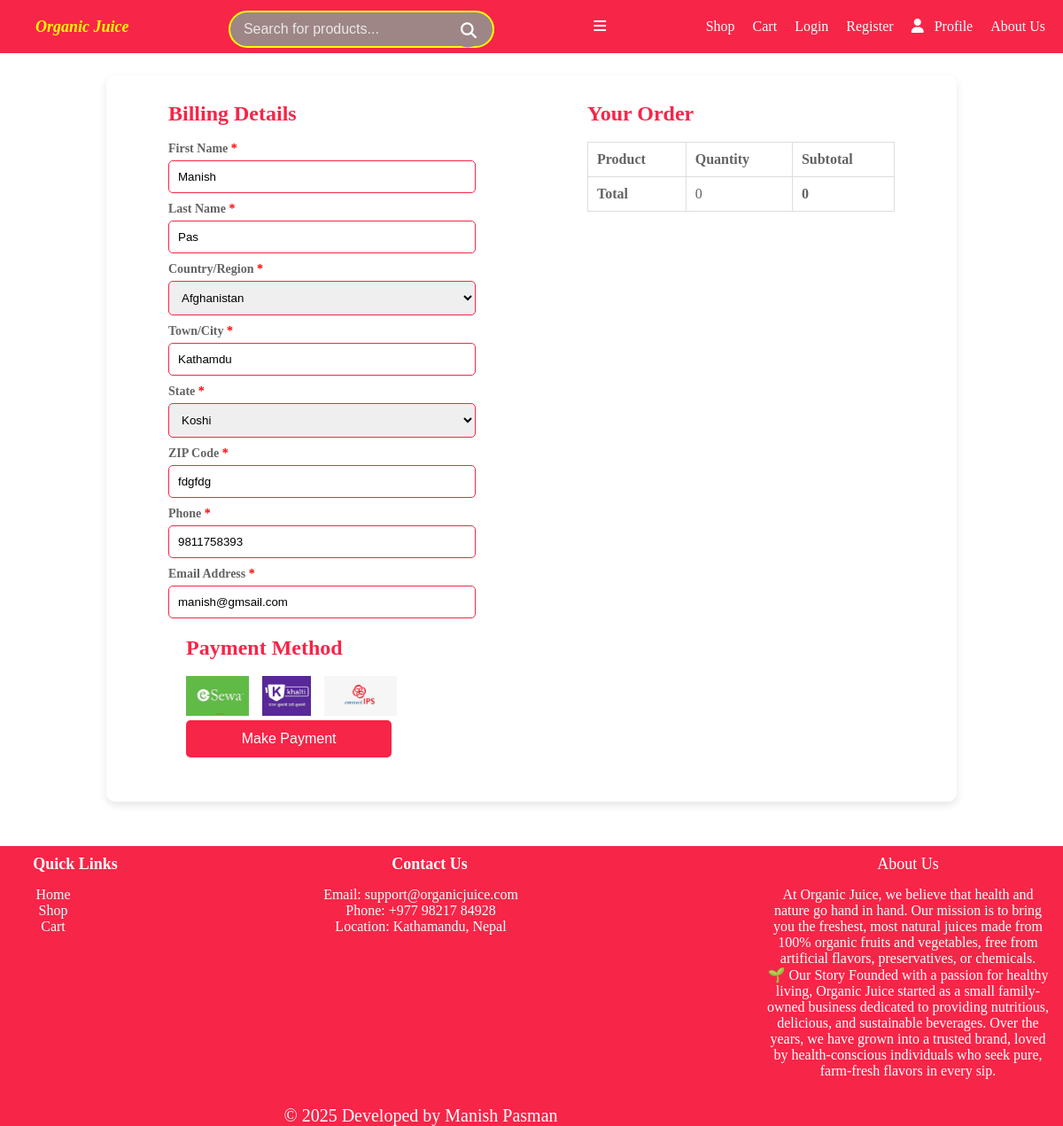
Page /checkout/ (signed in) on the earlier database version.
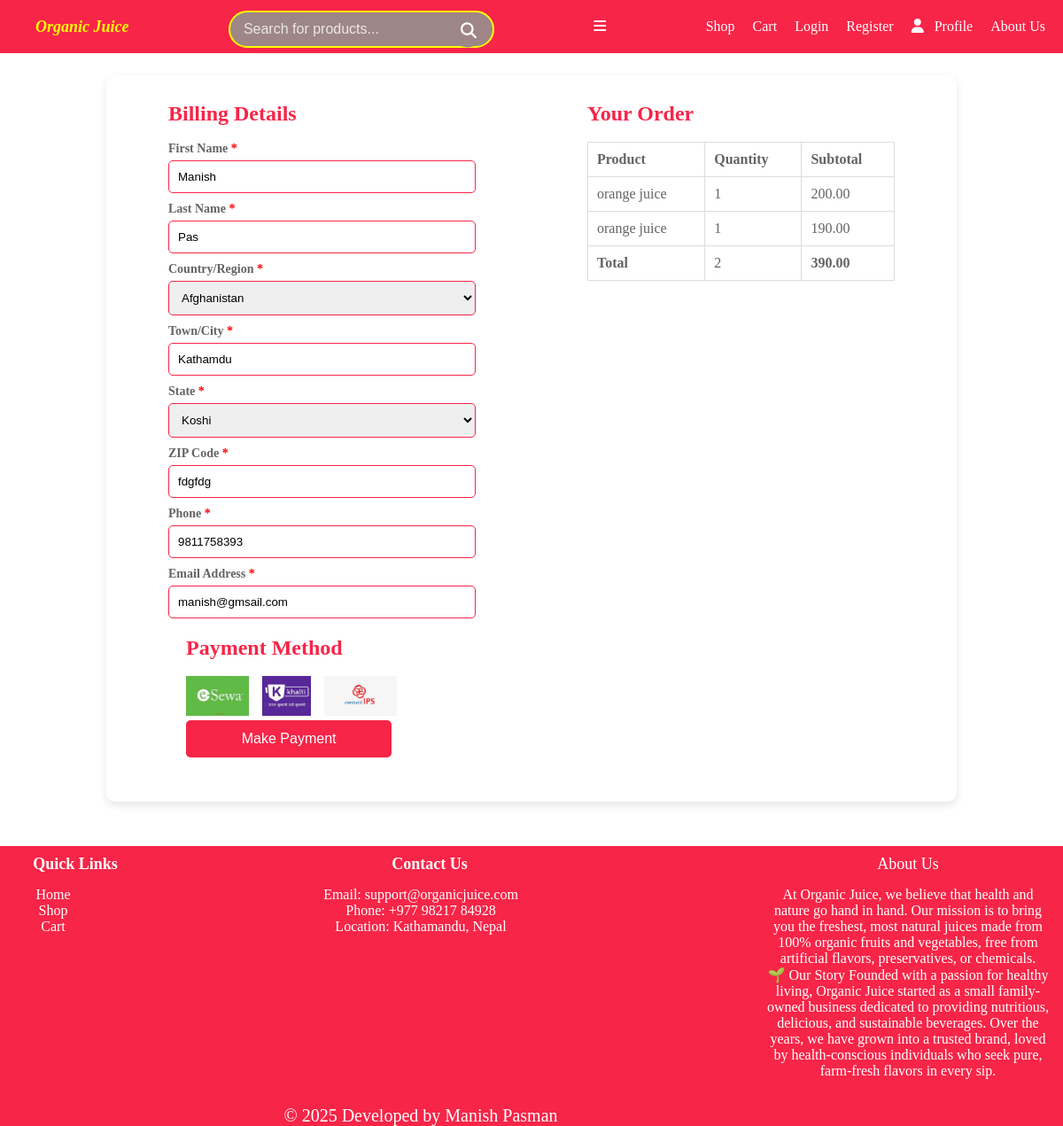
Same page on the later database version.
### ecomapp/models.py (models this page shows, shortened)
class CartItems(models.Model):
    cart = models.ForeignKey(Cart, on_delete=models.CASCADE, related_name="items")
    product = models.ForeignKey(Product, on_delete=models.CASCADE)
    quantity = models.PositiveIntegerField(default=1)
    def totalPrice(self):
        return self.quantity*self.product.product_price

class Product(models.Model):
    product_name = models.CharField(max_length=255)
    product_price = models.DecimalField(max_digits=5, decimal_places=2)
    available_quantity = models.IntegerField(verbose_name="Available Quantity")
    product_desc = models.CharField(max_length=255)
    product_image = models.ImageField(upload_to="product_img", default="product_img/backimg.jpg")

### ecomapp/views.py (the view)
# urls.py: path('checkout/', views.checkout, name='checkout'),
def checkout(request):
    user = request.user
    cart = Cart.objects.filter(user=user).first()
    cartItems = cart.items.all() if cart else []
    total = sum(item.totalPrice() for item in cartItems)
    totalQuant = sum(item.quantity for item in cartItems)
    if request.method == 'POST':
        form = OrderForm(request.POST)
        if form.is_valid():
            order, created = Order.objects.get_or_create(
                user=user,
                is_paid=False,
                defaults={
                    'cart': cart,
                    'totalPrice': total,
                }
            )
            if not created:
                order.cart = cart
                order.totalPrice = total
            order.firstName = form.cleaned_data['firstName']
            order.lastName = form.cleaned_data['lastName']
            order.country = form.cleaned_data['country']
            order.city = form.cleaned_data['city']
            order.state = form.cleaned_data['state']
            order.zipCode = form.cleaned_data['zipCode']
            order.phone = form.cleaned_data['phone']
            order.email = form.cleaned_data['email']
            order.save()
            if created or not OrderItems.objects.filter(order=order).exists():
                for item in cartItems:
                    OrderItems.objects.create(
                        order=order,
                        product=item.product,
                        quantity=item.quantity,
                        price=item.product.product_price,
                    )
                    item.product.available_quantity -= item.quantity
                    item.product.save()
                    item.delete()
            return redirect('payment')
    else:
        last_order = Order.objects.filter(user=user).order_by('-id').first()
        if last_order:
            form = OrderForm(initial={
                'firstName': last_order.firstName,
                'lastName': last_order.lastName,
                'country': last_order.country,
                'city': last_order.city,
                'state': last_order.state,
                'zipCode': last_order.zipCode,
                'phone': last_order.phone,
                'email': last_order.email,
            })
        else:
            form = OrderForm()
    return render(request, 'checkout.html', {
        'form': form,
        'cart': cartItems,
        'total': total,
        'totalQuan': totalQuant
    })

### ecomapp/forms.py
class OrderForm(forms.ModelForm):
    state = forms.ChoiceField(choices=NEPAL_PROVINCES, required=True)
    class Meta:
        model = Order
        fields = [
            'firstName','lastName','country','city','state','zipCode',
            'phone','email'
        ]

### ecomapp/templates/checkout.html (shortened to what this page needs)
{% load static %}
<!DOCTYPE html>
<html lang="en">
<head>
    <link rel="stylesheet" href="{% static "css/checkout.css" %}">
</head>
<body>
    {% include "includes/navbar.html" %}
    <div class="container">
        <div class="billing-section">
            <h2>Billing Details</h2>
            <form method='Post'>
                <label>First Name <span style="color:red;">*</span></label>
                {{form.firstName}}
                <label>Last Name <span style="color:red;">*</span></label>
                {{form.lastName}}
                <label>Country/Region <span style="color:red;">*</span></label>
                    {{form.country}}
                <label>Town/City <span style="color:red;">*</span></label>
                {{form.city}}
                <label>State <span style="color:red;">*</span></label>
                {{form.state}}
                <label>ZIP Code <span style="color:red;">*</span></label>
                {{form.zipCode}}
                <label>Phone <span style="color:red;">*</span></label>
                {{form.phone}}
                <label>Email Address <span style="color:red;">*</span></label>
                {{form.email}}
                <div class="payment-section">
                    <h2>Payment Method</h2>
                    <div class="payment-logos">
                        <a class='circle-link' href="{% url 'payment' %}">
                        <img src="{% static 'image/esewa.png' %}" alt="esewa" class="circle-image"/>
                        </a>
                        <a class='circle-link' href="{% url 'payment' %}">
                        <img src="{% static 'image/khalti.png' %}" alt="khalti" class="circle-image" />
                        </a>
                        <a class='circle-link' href="{% url 'payment' %}">
                        <img src="{% static 'image/ips.png' %}" alt="connect ips" class="circle-image"/>
                        </a>
                    </div>
                    <button type="submit">Make Payment</button>
                </div>
            </form>
        </div>
        <div class="order-summary">
            <h2>Your Order</h2>
            <table>
                <tr>
                    <th>Product</th>
                    <th>Quantity</th>
                    <th>Subtotal</th>
                </tr>
                {% for item in cart %}
                <tr>
                    <td>{{item.product.product_name}}</td>
                    <td>{{item.quantity}}</td>
                    <td>{{item.totalPrice}}</td>
                </tr>
                {% endfor %}
                <tr>
                    <td><strong>Total</strong></td>
                    <td>{{totalQuan}}</td>
                    <td><strong>{{total}}</strong></td>
                </tr>
            </table>
        </div>
    </div>
    {% include "includes/footer.html"%}
</body>
</html>

Differences in the rows shown:
added CartItems: product.product_name "orange juice", quantity "1", totalPrice "200.00"
added CartItems: product.product_name "orange juice", quantity "1", totalPrice "190.00"
Other differences:
{{ totalQuan }}: "0" → "2"
{{ total }}: "0" → "390.00"
